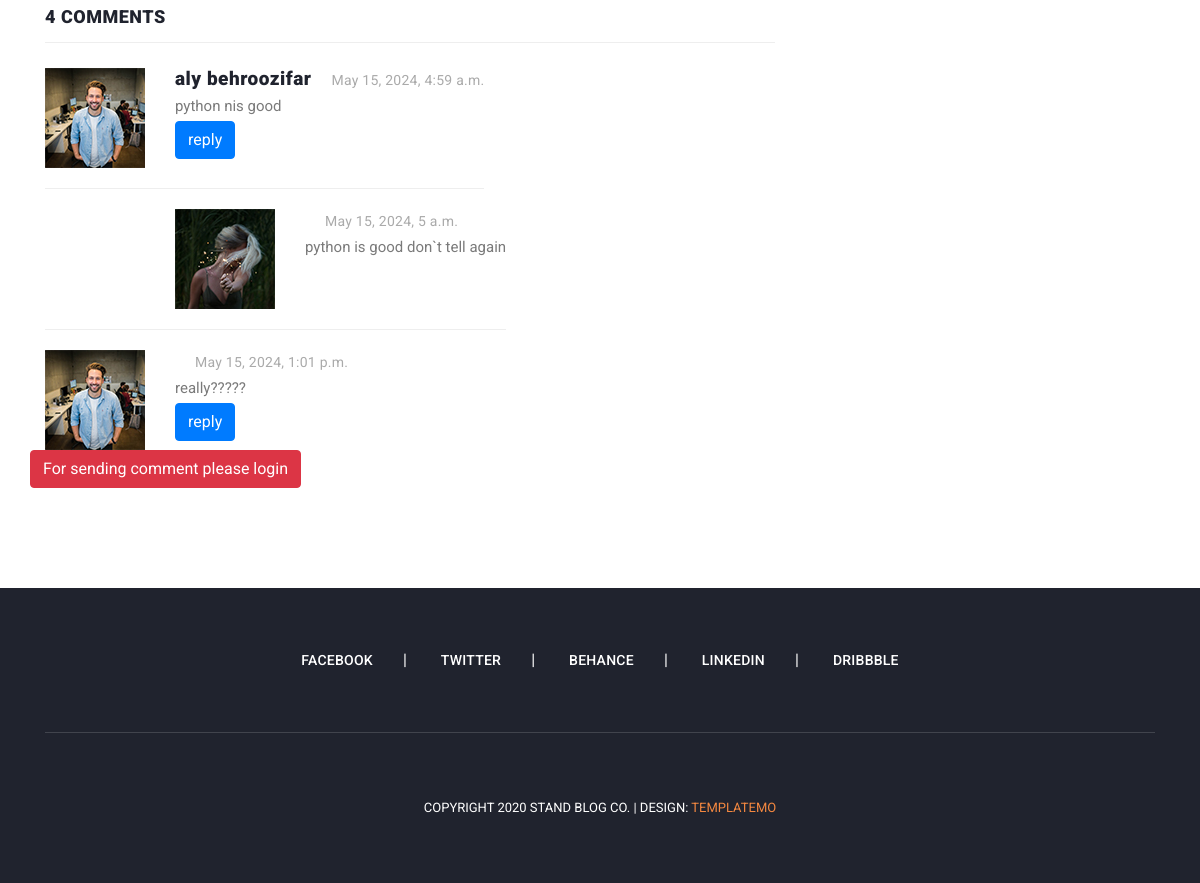
/articles/detail/python (lower part), run on an earlier commit of the app's database.
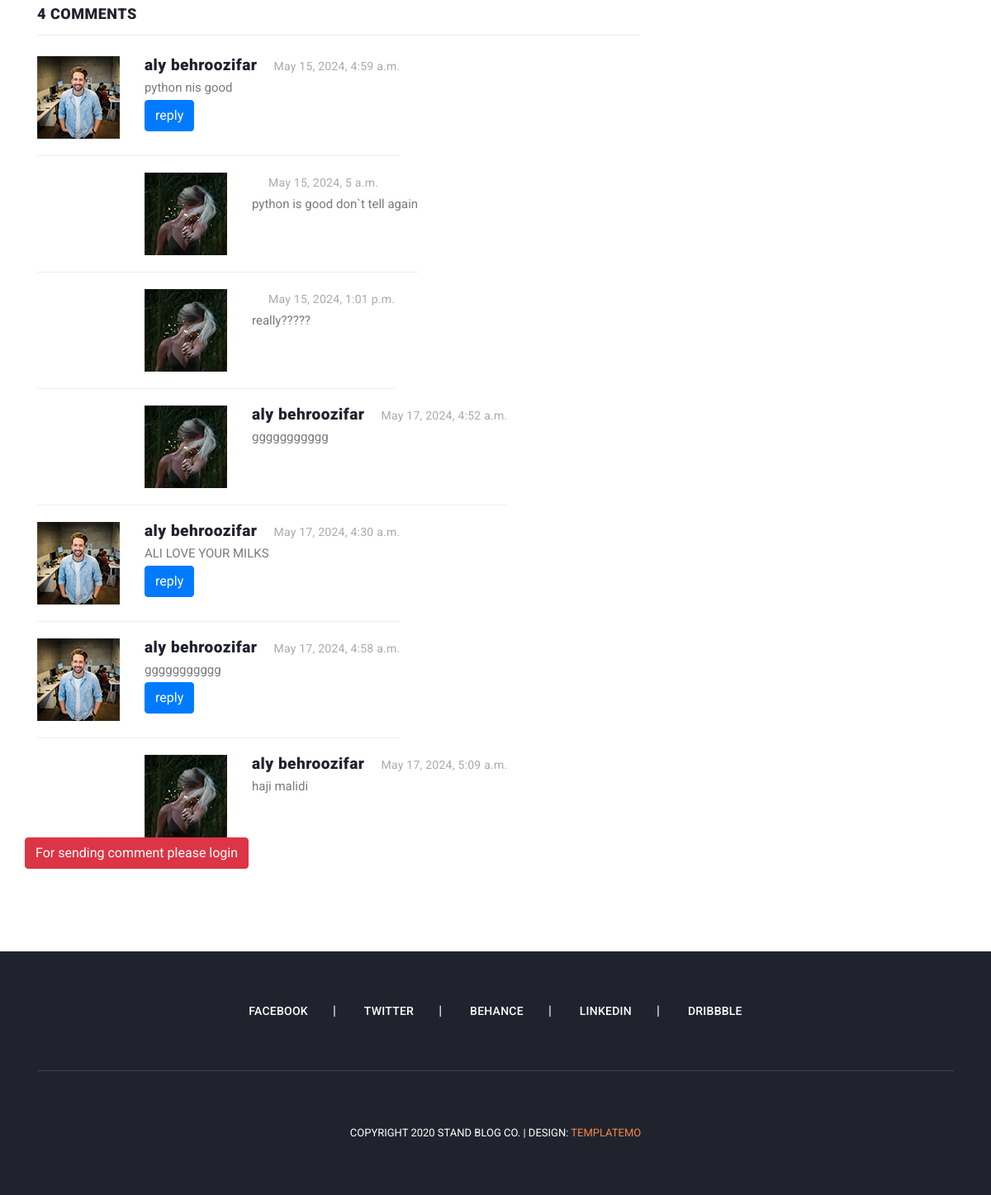
And on a later commit of the database.
### blog_app/models.py (models this page shows, shortened)
class Comment(models.Model):
    article = models.ForeignKey(Article, on_delete=models.CASCADE, related_name='comments')
    user = models.ForeignKey(User, on_delete=models.CASCADE, related_name='comments')
    parent = models.ForeignKey('self', on_delete=models.CASCADE,null=True,blank=True, related_name='replies')
    body = models.TextField()
    created_at = models.DateTimeField(auto_now_add=True)

### blog_app/views.py (the view)
# urls.py: path('detail/<slug:slug>', views.post_detail, name='detail'),
def post_detail(request, slug):
    article = get_object_or_404(Article, slug=slug)
    comments = Comment.objects.filter(article=article)
    if request.method == 'POST':
        parent_id = request.POST.get('parent_id')
        body = request.POST.get('body')
        Comment.objects.create(body=body, article=article, user=request.user, parent_id=parent_id)
    return render(request, 'blog_app/article_details.html', context={'article': article, "comments": comments})

### home/context_processor.py (called while the page is built)
def recent_article(request):
    recent_article = Article.objects.order_by('-created')
    categories = Category.objects.all()
    return {'recent': recent_article, 'categories': categories}

### blog_app/templates/blog_app/article_details.html (shortened to what this page needs)
{% extends 'base.html' %}
{% load static %}
{% block content %}
    <section class="blog-posts grid-system">
      <div class="container">
        <div class="row">
          <div class="col-lg-8">
            <div class="all-blog-posts">
              <div class="row">
                <div class="col-lg-12">
                  <div class="sidebar-item comments">
                    <div class="sidebar-heading">
                      <h2>4 comments</h2>
                    </div>
                    <div class="content">
                      <ul>
                        {% for comment in comments %}
                          {% if comment.parent == None %}
                            <li>
                              <div class="author-thumb">
                                <img src="{% static 'images/comment-author-01.jpg' %}" alt="">
                                </div>
                                <div class="right-content">
                                  <h4>{{ comment.user.get_full_name }}<span>{{ comment.created_at }}</span></h4>
                                  <p>{{comment.body}}</p>
                                  <button onclick="set_value({{comment.id}})" class="btn btn-primary">reply</button>
                                </div>
                            </li>
                              {% for reply in comment.replies.all %}
                              <li class="replied">
                                <div class="author-thumb">
                                <img src="{% static "images/comment-author-02.jpg" %}" alt="">
                              </div>
                              <div class="right-content">
                                <h4>{{ reply.user.get_full_name }}<span>{{ reply.created_at }}</span></h4>
                                <p>{{ reply.body }}</p>
                              </div>
                              </li>
                              {% endfor %}
                            {% endif %}
                          {% endfor %}
                       </ul>
                    </div>
                  </div>
                </div>
                {% if request.user.is_authenticated %}
                <div class="col-lg-12">
                  <div class="sidebar-item submit-comment">
                    <div class="sidebar-heading">
                      <h2>Your comment</h2>
                    </div>
                    <div class="content">
                      <form id="comment" action="#" method="post">
                        {% csrf_token %}
                        <div class="row">
                          <input type="hidden" id="parent_id" value="" name="parent_id">
                          <div class="col-lg-12">
                            <fieldset>
                              <textarea name="body" rows="6" id="body" placeholder="Type your comment" required=""></textarea>
                            </fieldset>
                          </div>
                          <div class="col-lg-12">
                            <fieldset>
                              <button type="submit" id="form-submit" class="main-button">Submit</button>
                            </fieldset>
                          </div>
                        </div>
                      </form>
                    </div>
                  </div>
                </div>
                {% else %}
                <a class="btn btn-danger" href="{% url 'accounts_app:login' %}">For sending comment please login</a>
                {% endif %}
              </div>
            </div>
          </div>
        {% include 'includes/sidebar.html' %}
        </div>
      </div>
    </section>
{% endblock %}

### templates/base.html (shortened to what this page needs)
{% load static %}
<!DOCTYPE html>
<html lang="en">
  <head>
    {% include 'includes/head_references.html' %}
  </head>
  <body>
    {% block content %}
    {% endblock %}
    {% include 'includes/footer.html' %}
    </body>
  </html>

### templates/includes/head_references.html (shortened to what this page needs)
{% load static %}
<link href="{% static "vendor/bootstrap/css/bootstrap.min.css" %}" rel="stylesheet">
<link rel="stylesheet" href="{% static "css/fontawesome.css" %}">
<link rel="stylesheet" href="{% static "css/templatemo-stand-blog.css" %}">
<link rel="stylesheet" href="{% static "css/owl.css" %}">

### templates/includes/header.html (shortened to what this page needs)
{% load static %}

### templates/includes/sidebar.html (shortened to what this page needs)
<div class="col-lg-4">
  </div>

### templates/includes/footer.html
{% load static %}
<footer>
    <div class="container">
      <div class="row">
        <div class="col-lg-12">
          <ul class="social-icons">
            <li><a href="#">Facebook</a></li>
            <li><a href="#">Twitter</a></li>
            <li><a href="#">Behance</a></li>
            <li><a href="#">Linkedin</a></li>
            <li><a href="#">Dribbble</a></li>
          </ul>
        </div>
        <div class="col-lg-12">
          <div class="copyright-text">
            <p>Copyright 2020 Stand Blog Co.
               | Design: <a rel="nofollow" href="https://templatemo.com" target="_parent">TemplateMo</a></p>
          </div>
        </div>
      </div>
    </div>
  </footer>

### templates/includes/footer_references.html (shortened to what this page needs)
{% load static %}

### assets/css/templatemo-stand-blog.css (style rules this page uses)
body { font-family: 'Roboto', sans-serif; overflow-x: hidden; text-rendering: optimizeLegibility; -webkit-font-smoothing: antialiased; -moz-osx-font-smoothing: grayscale; }
p { margin-bottom: 0px; font-size: 15px; font-weight: 400; color: #7a7a7a; line-height: 30px; }
a { text-decoration: none!important; }
ul { padding: 0; margin: 0; list-style: none; }
h1,h2,h3,h4,h5,h6 { margin: 0px; }
.blog-posts { margin-top: 100px; }
.blog-posts .sidebar-heading h2 { font-size: 18px; text-transform: uppercase; font-weight: 900; letter-spacing: 0.5px; color: #20232e; border-bottom: 1px solid #eee; padding-bottom: 15px; margin-bottom: 25px; }
.blog-posts .comments { margin-top: 30px; }
.blog-posts .comments ul li { display: inline-block; margin-bottom: 20px; padding-bottom: 20px; border-bottom: 1px solid #eee; }
.blog-posts .comments ul li.replied { padding-left: 130px; }
.blog-posts .comments ul li:last-child { margin-bottom: 0px; padding-bottom: 0px; border-bottom: none; }
.blog-posts .comments ul li .author-thumb { display: inline; float: left; }
.blog-posts .comments ul li .author-thumb img { max-width: 100px; display: inline; }
.blog-posts .comments ul li .right-content { margin-left: 130px; }
.blog-posts .comments ul li .right-content h4 { color: #20232e; font-size: 19px; font-weight: 900; letter-spacing: 0.5px; }
.blog-posts .comments ul li .right-content h4 span { font-size: 14px; color: #aaa; font-weight: 400; letter-spacing: 0.25px; margin-left: 20px; }
footer { margin-top: 100px; text-align: center; background-color: #20232e; padding: 60px 0px; }
footer ul.social-icons { padding-bottom: 60px; margin-bottom: 60px; border-bottom: 1px solid rgba(250,250,250,0.15); }
footer ul.social-icons li { display: inline-block; margin-right: 30px; }
footer ul.social-icons li:after { content: "|"; color: #fff; margin-left: 30px; }
footer ul.social-icons li:last-child { margin-right: 0px; }
footer ul.social-icons li:last-child::after { display: none; }
footer ul.social-icons li a { font-size: 14px; text-transform: uppercase; color: #fff; font-weight: 500; letter-spacing: 0.25px; transition: all .3s; }
footer p { font-size: 13px; text-transform: uppercase; color: #fff; }
footer p a { color: #f48840; }

What changed in the data, as far as the page shows it:
changed Comment "really?????": moves from the list under "4 COMMENTS" to the list under "aly behroozifar"
added Comment: user.get_full_name "aly behroozifar", created_at "May 17, 2024, 4:52 a.m.", body "ggggggggggg"
added Comment: user.get_full_name "aly behroozifar", created_at "May 17, 2024, 4:30 a.m.", body "ALI LOVE YOUR MILKS", shown under "4 COMMENTS"
added Comment: user.get_full_name "aly behroozifar", created_at "May 17, 2024, 4:58 a.m.", body "ggggggggggg", shown under "4 COMMENTS"
added Comment: user.get_full_name "aly behroozifar", created_at "May 17, 2024, 5:09 a.m.", body "haji malidi"
